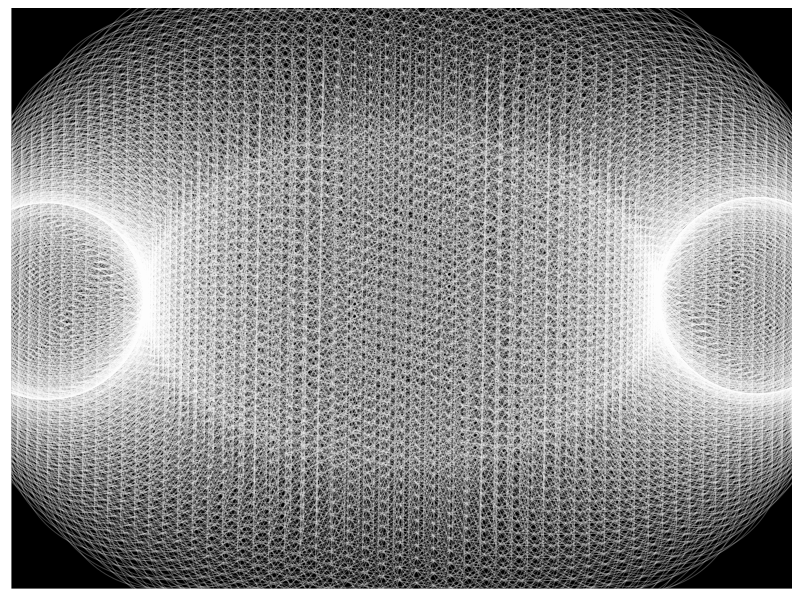

Source code (R):
# Drew Cooper's RScript for Generating Mandalas!
# Developed for EDGE 2018 Art and Science Gallery in Berlin, Germany.

options(repr.plot.width = 100, repr.plot.height = 100)
library("ggplot2")
points <- 3000
angle <- 45
t <- (1:points) * angle
x <- sin(t)
y <- cos(t)
df <- data.frame(t, x, y)
p <- ggplot(df, aes(x*t, y*t))
p + geom_point(
  aes(size <- x),
  size = 66,
  alpha = 0.25,
  color = "white",
  shape = 1
) + theme(
  panel.grid.major = element_blank(),
  panel.grid.minor = element_blank(),
  panel.background = element_rect(fill = "black"),
  panel.border = element_blank(),
  axis.title = element_blank(),
  axis.ticks = element_blank(),
  axis.text = element_blank()
)